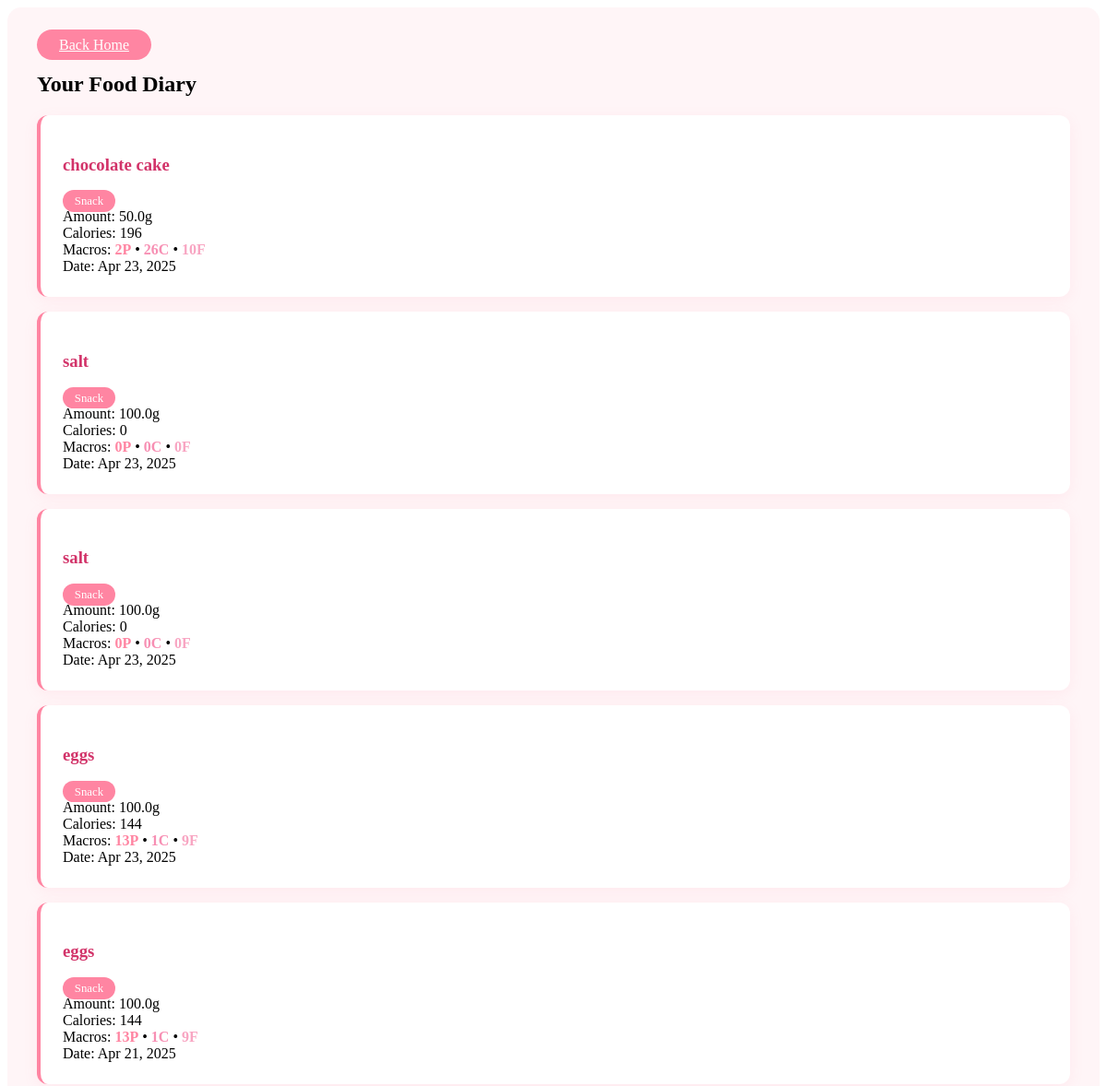
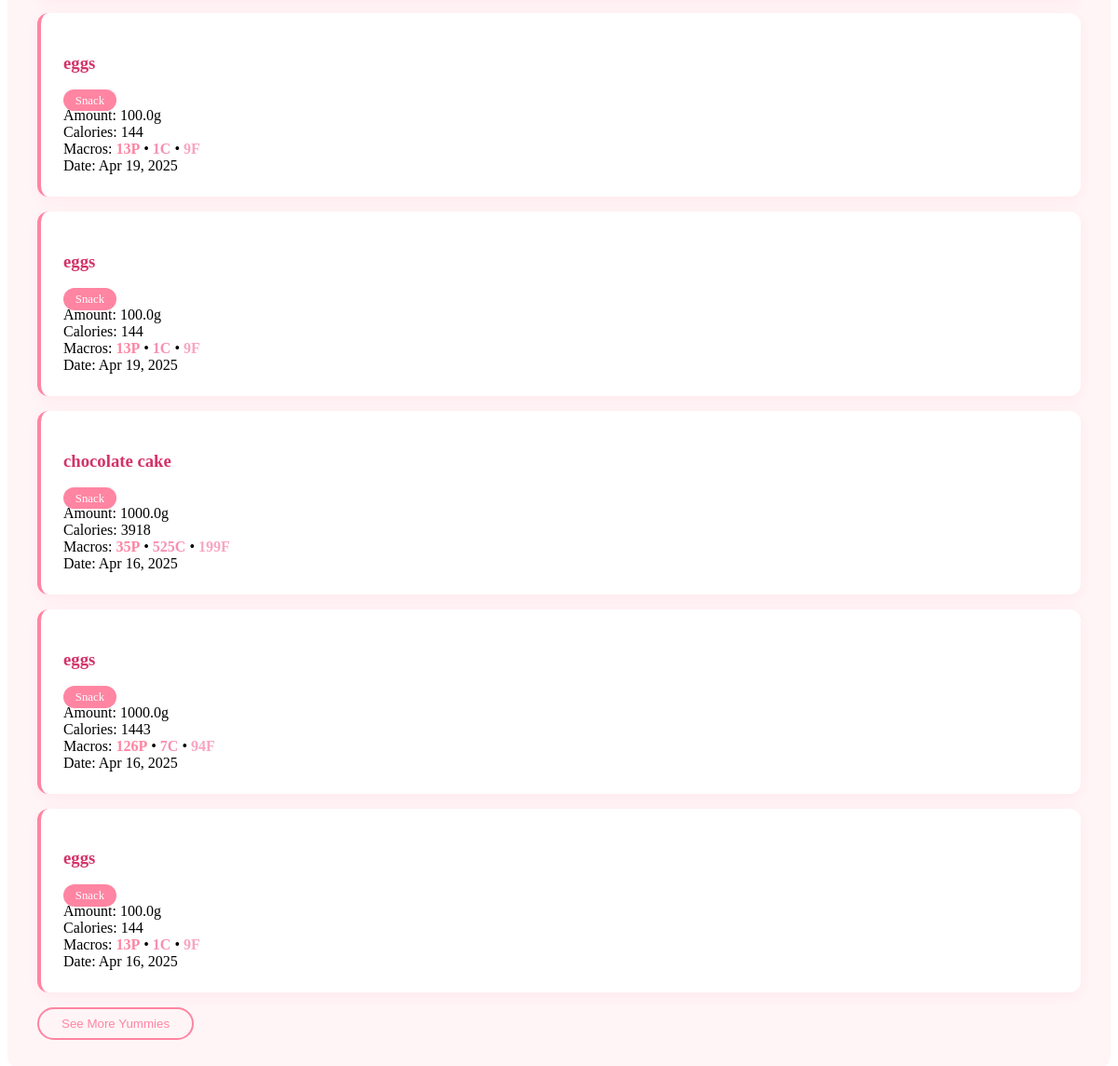
The page /food-log/ (signed in) on the database as committed earlier (2 pictures, top to bottom).
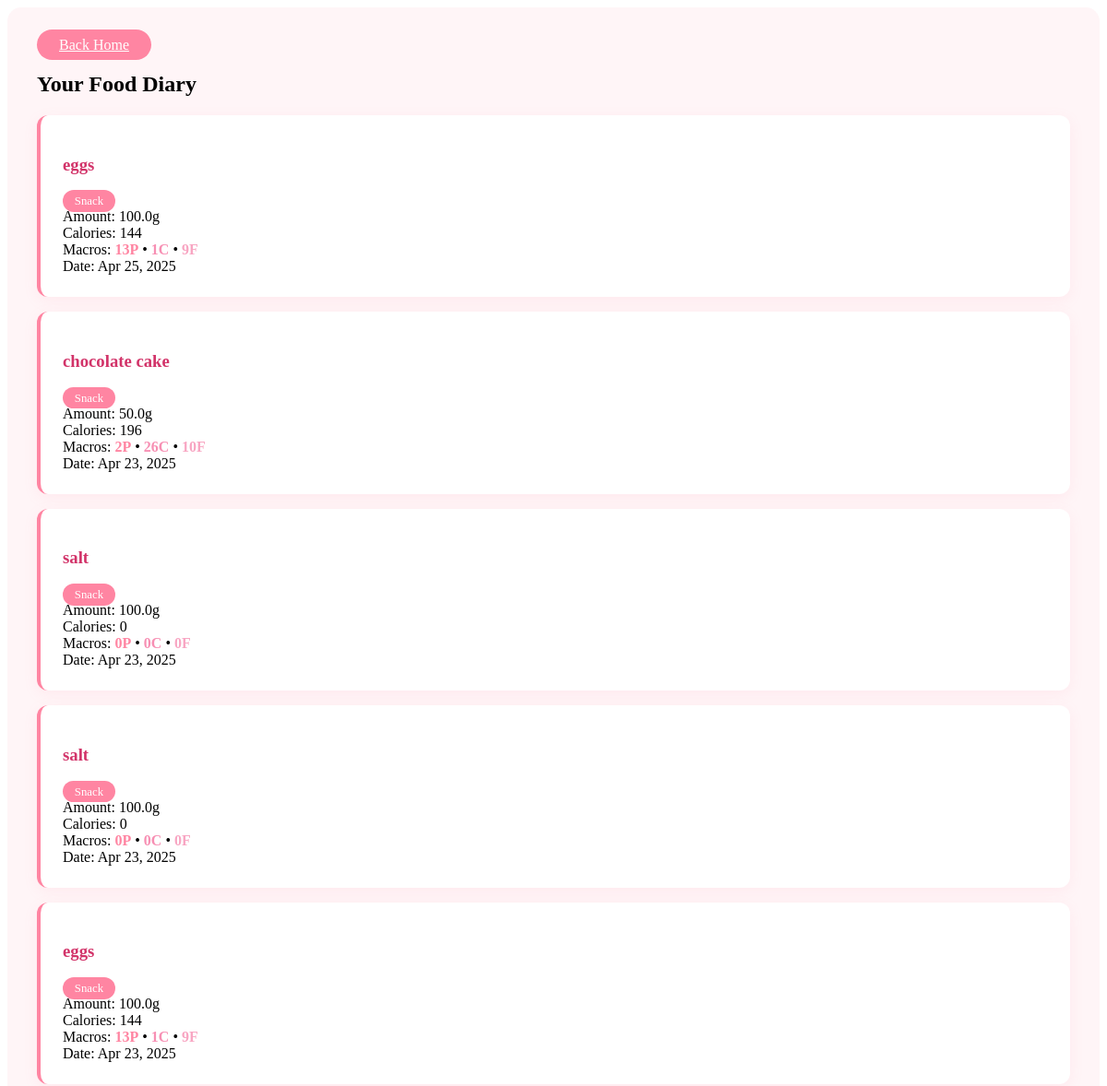
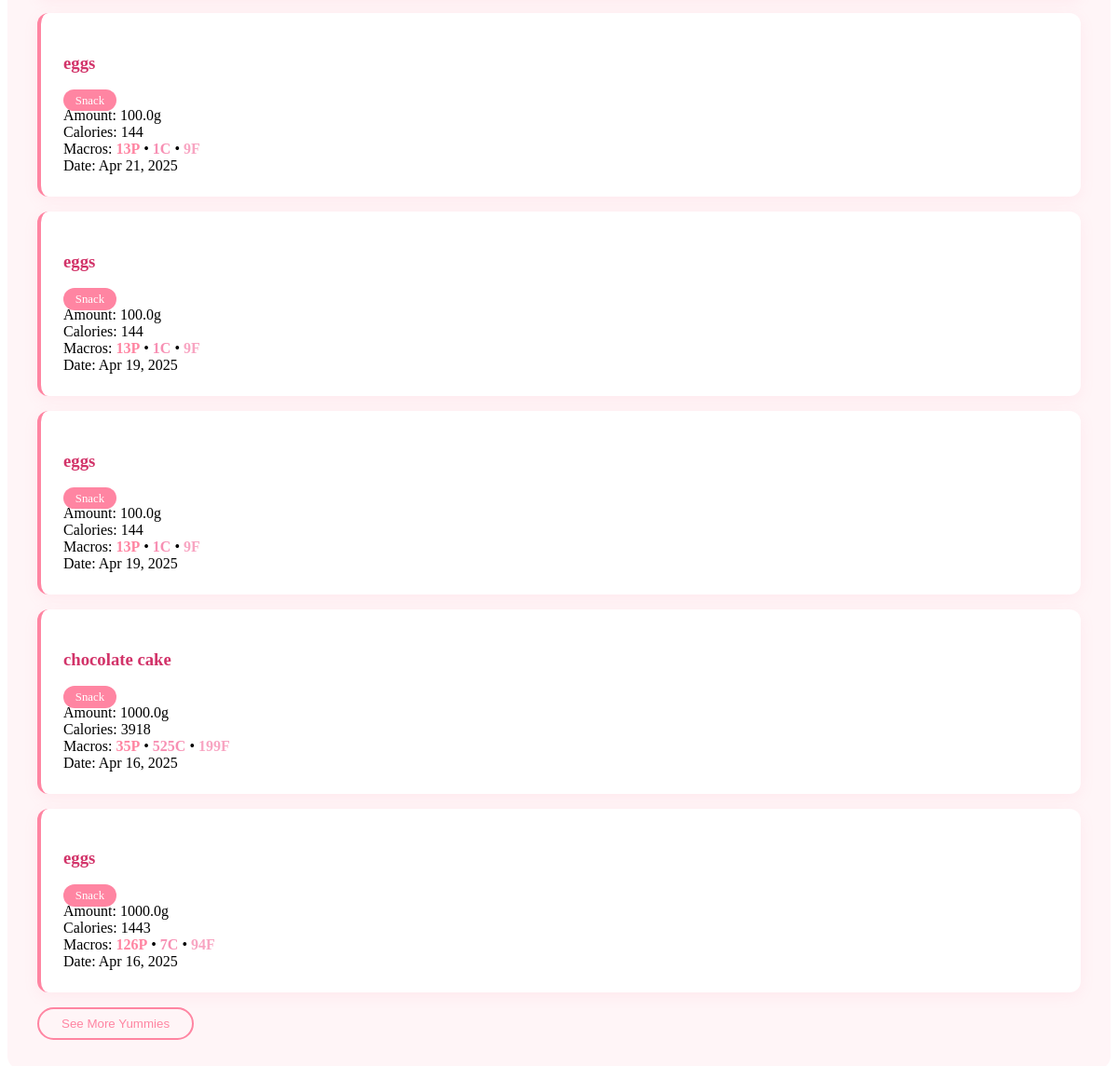
The same page on the database as committed later (2 pictures, top to bottom).
### counter/models.py (models this page shows, shortened)
class FoodLog(models.Model):
    user = models.ForeignKey(settings.AUTH_USER_MODEL, on_delete=models.CASCADE)
    food_name = models.CharField(max_length=255)
    calories = models.FloatField()
    protein = models.FloatField()
    carbs = models.FloatField()
    fat = models.FloatField()
    sodium = models.PositiveIntegerField(default=0)
    sugar = models.PositiveIntegerField(default=0)
    amount = models.FloatField(help_text="Amount in grams")
    meal_time = models.CharField(max_length=20, choices=MEAL_TIME_CHOICES, default='snack')
    date = models.DateTimeField(auto_now_add=True)
    class Meta:
        ordering = ['-date']
        verbose_name = 'Food Log'
        verbose_name_plural = 'Food Logs'

### counter/views.py (the view)
# urls.py: path('food-log/', views.food_log_view, name='food_log'),
def food_log_view(request):
    food_logs = FoodLog.objects.filter(user=request.user).order_by('-date')
    context = {
        'food_logs': food_logs
    }
    return render(request, 'counter/food_log.html', context)

### counter/templates/counter/food_log.html (shortened to what this page needs)
{% extends "counter/base.html" %}
{% block content %}
<div class="container food-log-page">
    <div class="d-flex justify-content-between align-items-center mb-4">
        <a href="{% url 'home' %}" class="btn btn-pink animate__animated animate__fadeInLeft">
             Back Home
        </a>
        <h2 class="animate__animated animate__fadeIn">
             Your Food Diary
        </h2>
    </div>
    <div class="food-log-container">
        {% for food in food_logs|slice:":10" %}
        <div class="food-log-item animate__animated animate__fadeInUp food-log-delay-{{ forloop.counter0 }}">
            <div class="food-log-header">
                <h3> {{ food.food_name }}</h3>
                <span class="meal-time badge bg-pink">{{ food.meal_time|title }}</span>
            </div>
            <div class="food-log-details">
                <div class="detail">
                    <span class="label">Amount:</span>
                    <span class="value">{{ food.amount }}g</span>
                </div>
                <div class="detail">
                    <span class="label">Calories:</span>
                    <span class="value">{{ food.calories|floatformat:0 }}</span>
                </div>
                <div class="detail">
                    <span class="label">Macros:</span>
                    <span class="value">
                        <span class="macro protein">{{ food.protein|floatformat:0 }}P</span> •
                        <span class="macro carbs">{{ food.carbs|floatformat:0 }}C</span> •
                        <span class="macro fat">{{ food.fat|floatformat:0 }}F</span>
                    </span>
                </div>
                <div class="detail">
                    <span class="label">Date:</span>
                    <span class="value">{{ food.date|date:"M d, Y" }}</span>
                </div>
            </div>
        </div>
        {% endfor %}
    </div>
    {% if food_logs.count > 10 %}
    <div class="text-center mt-4 animate__animated animate__fadeIn">
        <button id="seeMoreBtn" class="btn btn-pink-outline">
             See More Yummies
        </button>
    </div>
    {% endif %}
</div>
{% endblock %}

Rows that differ between the two databases and show on the page:
no longer on this page (row unchanged): FoodLog: food_name "eggs", meal_time "Snack", amount "100.0", calories "144", protein "13", carbs "1", fat "9", date "Apr 16, 2025"
added FoodLog: food_name "eggs", meal_time "Snack", amount "100.0", calories "144", protein "13", carbs "1", fat "9", date "Apr 25, 2025"
